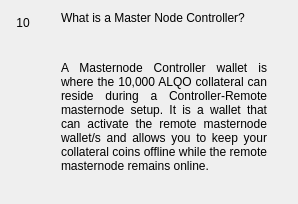
                  <widget class="QWidget" name="widgetFaq10" native="true">
                   <layout class="QHBoxLayout" name="horizontalpage_10" stretch="0,1">
                    <item alignment="Qt::AlignTop">
                     <widget class="QLabel" name="labelNumber10">
                      <property name="minimumSize">
                       <size>
                        <width>24</width>
                        <height>24</height>
                       </size>
                      </property>
                      <property name="maximumSize">
                       <size>
                        <width>16777215</width>
                        <height>24</height>
                       </size>
                      </property>
                      <property name="text">
                       <string>10</string>
                      </property>
                      <property name="alignment">
                       <set>Qt::AlignCenter</set>
                      </property>
                     </widget>
                    </item>
                    <item>
                     <layout class="QVBoxLayout" name="verticalLayoutpage_10">
                      <property name="leftMargin">
                       <number>20</number>
                      </property>
                      <property name="rightMargin">
                       <number>20</number>
                      </property>
                      <item>
                       <widget class="QLabel" name="labelSubtitle10">
                        <property name="text">
                         <string>What is a Master Node Controller?</string>
                        </property>
                        <property name="wordWrap">
                         <bool>true</bool>
                        </property>
                       </widget>
                      </item>
                      <item>
                       <spacer name="verticalSpacer_100">
                        <property name="orientation">
                         <enum>Qt::Vertical</enum>
                        </property>
                        <property name="sizeType">
                         <enum>QSizePolicy::Fixed</enum>
                        </property>
                        <property name="sizeHint" stdset="0">
                         <size>
                          <width>20</width>
                          <height>30</height>
                         </size>
                        </property>
                       </spacer>
                      </item>
                      <item>
                       <widget class="QLabel" name="labelContent10">
                        <property name="text">
                         <string>&lt;html&gt;&lt;head/&gt;&lt;body&gt;&lt;p align=&quot;justify&quot;&gt;A Masternode Controller wallet is where the 10,000 ALQO collateral can reside during a Controller-Remote masternode setup. It is a wallet that can activate the remote masternode wallet/s and allows you to keep your collateral coins offline while the remote masternode remains online. &lt;/p&gt;&lt;/body&gt;&lt;/html&gt;</string>
                        </property>
                        <property name="alignment">
                         <set>Qt::AlignLeading|Qt::AlignLeft|Qt::AlignTop</set>
                        </property>
                        <property name="wordWrap">
                         <bool>true</bool>
                        </property>
                       </widget>
                      </item>
                      <item>
                       <spacer name="verticalSpacer_92">
                        <property name="orientation">
                         <enum>Qt::Vertical</enum>
                        </property>
                        <property name="sizeHint" stdset="0">
                         <size>
                          <width>20</width>
                          <height>20</height>
                         </size>
                        </property>
                       </spacer>
                      </item>
                     </layout>
                    </item>
                   </layout>
                  </widget>
